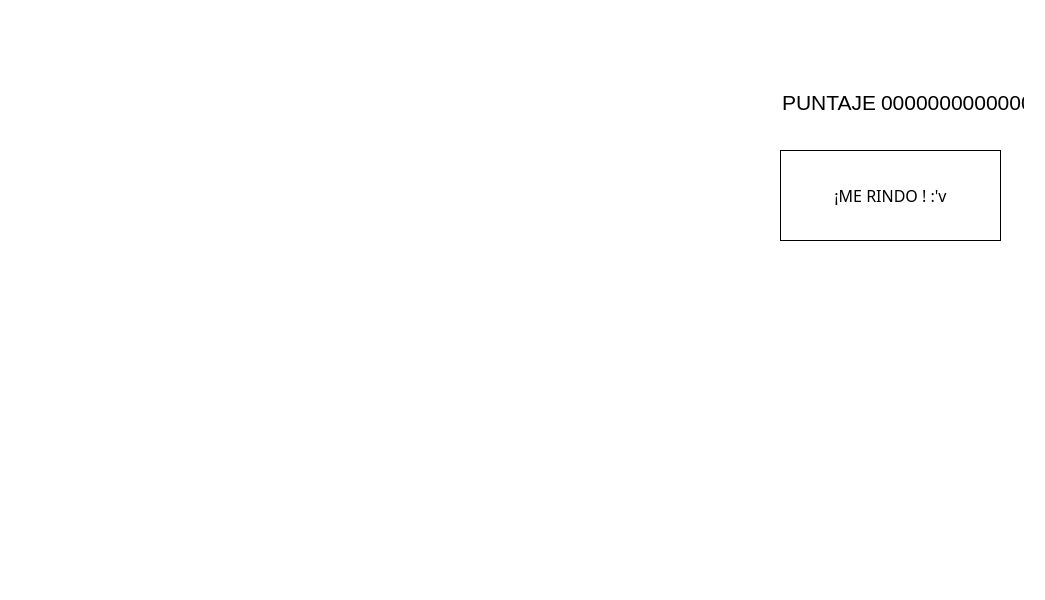
<?xml version="1.0" encoding="UTF-8"?>
<ui version="4.0">
 <class>MainWindow</class>
 <widget class="QMainWindow" name="MainWindow">
  <property name="geometry">
   <rect>
    <x>0</x>
    <y>0</y>
    <width>1045</width>
    <height>600</height>
   </rect>
  </property>
  <property name="minimumSize">
   <size>
    <width>1045</width>
    <height>100</height>
   </size>
  </property>
  <property name="maximumSize">
   <size>
    <width>1045</width>
    <height>600</height>
   </size>
  </property>
  <property name="windowTitle">
   <string>Red Glove</string>
  </property>
  <property name="windowIcon">
   <iconset>
    <normaloff>icon.png</normaloff>icon.png</iconset>
  </property>
  <property name="styleSheet">
   <string notr="true">#centralwidget{
	background: white;
}</string>
  </property>
  <widget class="QWidget" name="centralwidget">
   <widget class="QWidget" name="cs" native="true">
    <property name="geometry">
     <rect>
      <x>480</x>
      <y>480</y>
      <width>100</width>
      <height>100</height>
     </rect>
    </property>
    <property name="minimumSize">
     <size>
      <width>100</width>
      <height>100</height>
     </size>
    </property>
    <property name="maximumSize">
     <size>
      <width>100</width>
      <height>100</height>
     </size>
    </property>
    <property name="styleSheet">
     <string notr="true">background: url('cursor.png');
z-index: 100</string>
    </property>
   </widget>
   <widget class="QLabel" name="label">
    <property name="geometry">
     <rect>
      <x>782</x>
      <y>90</y>
      <width>93</width>
      <height>25</height>
     </rect>
    </property>
    <property name="font">
     <font>
      <pointsize>16</pointsize>
     </font>
    </property>
    <property name="text">
     <string>PUNTAJE:</string>
    </property>
   </widget>
   <widget class="QLabel" name="score_ui">
    <property name="geometry">
     <rect>
      <x>881</x>
      <y>90</y>
      <width>143</width>
      <height>25</height>
     </rect>
    </property>
    <property name="font">
     <font>
      <pointsize>16</pointsize>
     </font>
    </property>
    <property name="text">
     <string>0000000000000</string>
    </property>
   </widget>
   <widget class="QWidget" name="b2" native="true">
    <property name="geometry">
     <rect>
      <x>294</x>
      <y>68</y>
      <width>200</width>
      <height>200</height>
     </rect>
    </property>
    <property name="minimumSize">
     <size>
      <width>200</width>
      <height>200</height>
     </size>
    </property>
    <property name="maximumSize">
     <size>
      <width>200</width>
      <height>200</height>
     </size>
    </property>
    <property name="styleSheet">
     <string notr="true">background: url('triangleshape.png');</string>
    </property>
   </widget>
   <widget class="QWidget" name="b4" native="true">
    <property name="geometry">
     <rect>
      <x>294</x>
      <y>321</y>
      <width>200</width>
      <height>200</height>
     </rect>
    </property>
    <property name="minimumSize">
     <size>
      <width>200</width>
      <height>200</height>
     </size>
    </property>
    <property name="maximumSize">
     <size>
      <width>200</width>
      <height>200</height>
     </size>
    </property>
    <property name="styleSheet">
     <string notr="true">background: url('moonshape.png');
</string>
    </property>
   </widget>
   <widget class="QWidget" name="b5" native="true">
    <property name="geometry">
     <rect>
      <x>534</x>
      <y>68</y>
      <width>200</width>
      <height>200</height>
     </rect>
    </property>
    <property name="minimumSize">
     <size>
      <width>200</width>
      <height>200</height>
     </size>
    </property>
    <property name="maximumSize">
     <size>
      <width>200</width>
      <height>200</height>
     </size>
    </property>
    <property name="styleSheet">
     <string notr="true">background: url('pentagonshape.png');</string>
    </property>
   </widget>
   <widget class="QWidget" name="b3" native="true">
    <property name="geometry">
     <rect>
      <x>54</x>
      <y>321</y>
      <width>200</width>
      <height>200</height>
     </rect>
    </property>
    <property name="minimumSize">
     <size>
      <width>200</width>
      <height>200</height>
     </size>
    </property>
    <property name="maximumSize">
     <size>
      <width>200</width>
      <height>200</height>
     </size>
    </property>
    <property name="styleSheet">
     <string notr="true">background: url('cuadreshape.png');</string>
    </property>
   </widget>
   <widget class="QWidget" name="b1" native="true">
    <property name="geometry">
     <rect>
      <x>54</x>
      <y>68</y>
      <width>200</width>
      <height>200</height>
     </rect>
    </property>
    <property name="minimumSize">
     <size>
      <width>200</width>
      <height>200</height>
     </size>
    </property>
    <property name="maximumSize">
     <size>
      <width>200</width>
      <height>200</height>
     </size>
    </property>
    <property name="styleSheet">
     <string notr="true">background: url('starshape.png');</string>
    </property>
   </widget>
   <widget class="QWidget" name="b6" native="true">
    <property name="geometry">
     <rect>
      <x>534</x>
      <y>321</y>
      <width>200</width>
      <height>200</height>
     </rect>
    </property>
    <property name="minimumSize">
     <size>
      <width>200</width>
      <height>200</height>
     </size>
    </property>
    <property name="maximumSize">
     <size>
      <width>200</width>
      <height>200</height>
     </size>
    </property>
    <property name="styleSheet">
     <string notr="true">background: url('circleshape.png');</string>
    </property>
   </widget>
   <widget class="QWidget" name="mov" native="true">
    <property name="geometry">
     <rect>
      <x>782</x>
      <y>260</y>
      <width>200</width>
      <height>200</height>
     </rect>
    </property>
    <property name="minimumSize">
     <size>
      <width>200</width>
      <height>200</height>
     </size>
    </property>
    <property name="maximumSize">
     <size>
      <width>200</width>
      <height>200</height>
     </size>
    </property>
    <property name="styleSheet">
     <string notr="true">background: url('pentagonform.png');</string>
    </property>
   </widget>
   <widget class="QWidget" name="globos" native="true">
    <property name="geometry">
     <rect>
      <x>0</x>
      <y>560</y>
      <width>0</width>
      <height>0</height>
     </rect>
    </property>
    <property name="styleSheet">
     <string notr="true">background: url('globos.png');</string>
    </property>
   </widget>
   <widget class="QPushButton" name="surrender">
    <property name="geometry">
     <rect>
      <x>780</x>
      <y>150</y>
      <width>221</width>
      <height>91</height>
     </rect>
    </property>
    <property name="font">
     <font>
      <family>OCR A Std</family>
      <pointsize>12</pointsize>
     </font>
    </property>
    <property name="styleSheet">
     <string notr="true">background: white;
border: 1px solid black;
color: black;</string>
    </property>
    <property name="text">
     <string>¡ME RINDO ! :'v</string>
    </property>
   </widget>
   <zorder>b1</zorder>
   <zorder>b3</zorder>
   <zorder>b2</zorder>
   <zorder>b4</zorder>
   <zorder>b5</zorder>
   <zorder>b6</zorder>
   <zorder>label</zorder>
   <zorder>score_ui</zorder>
   <zorder>globos</zorder>
   <zorder>surrender</zorder>
   <zorder>mov</zorder>
   <zorder>cs</zorder>
  </widget>
 </widget>
 <resources/>
 <connections/>
</ui>
